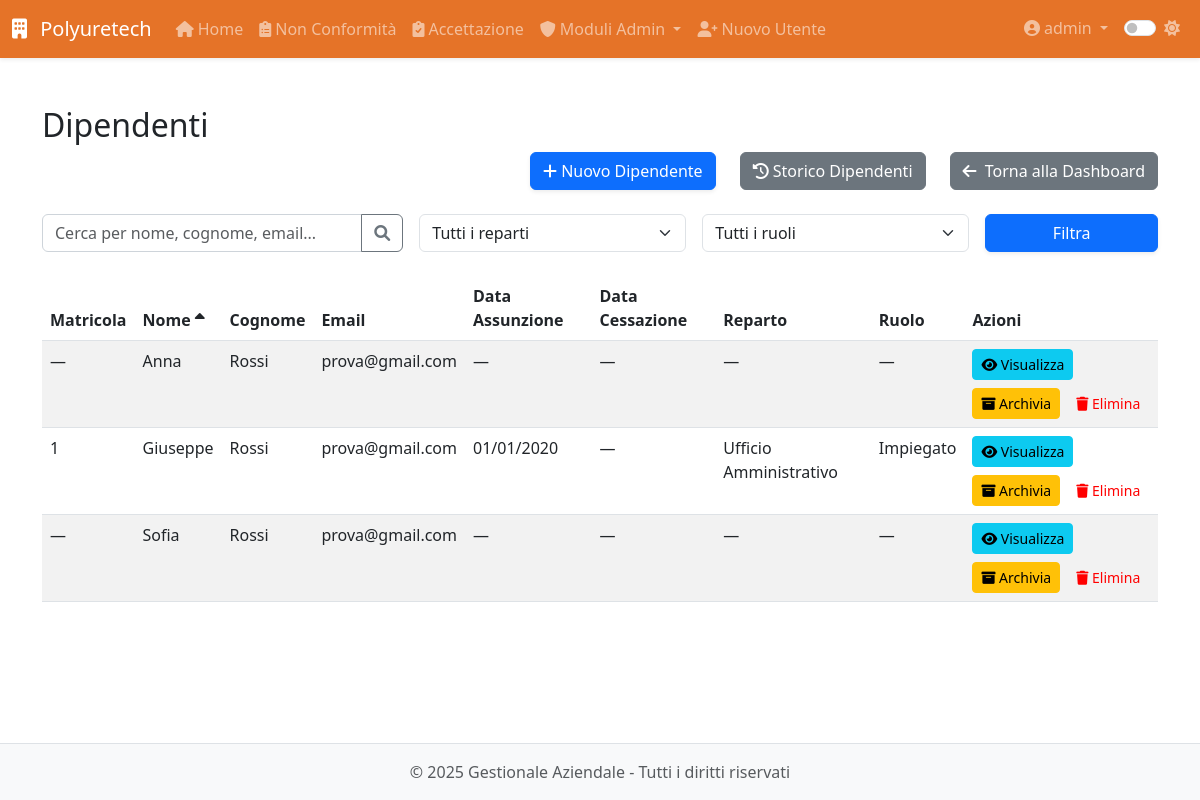
The page /modulo8/modulo8/dipendenti (signed in) on the database as committed earlier.
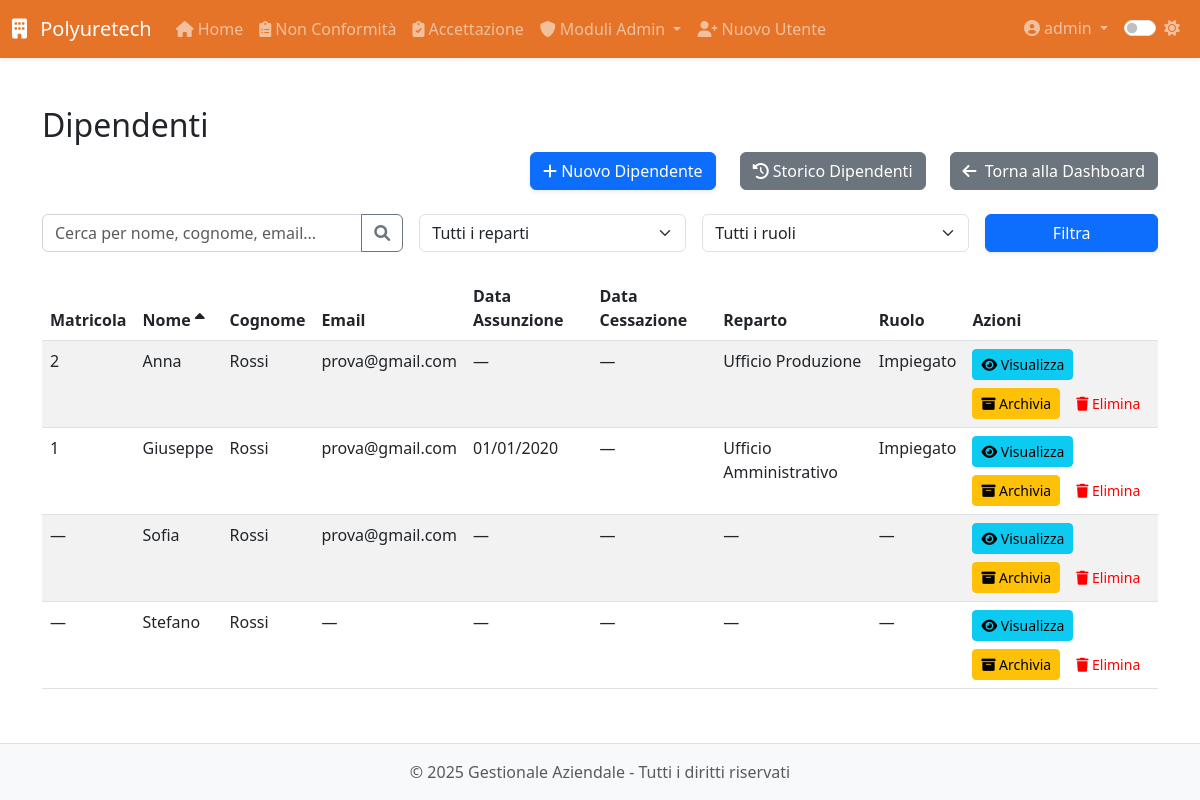
The same page on the database as committed later.
### app/models.py (models this page shows, shortened)
class User(UserMixin, db.Model):
    __tablename__ = 'users'
    id = db.Column(db.Integer, primary_key=True)
    username = db.Column(db.String(64), unique=True, nullable=False, index=True)
    email = db.Column(db.String(120), unique=True, nullable=False, index=True)
    password_hash = db.Column(db.String(128), nullable=False)
    role = db.Column(db.String(20), default='operatore')  # 'operatore' o 'admin'
    created_at = db.Column(db.DateTime, default=datetime.utcnow)
    last_login = db.Column(db.DateTime)
    is_active = db.Column(db.Boolean, default=True)
    is_admin = db.Column(db.Boolean, default=False)
    modules = db.Column(db.String(255), default='')  # Lista di moduli accessibili separati da virgola
    modulo1_entries = db.relationship('Modulo1Entry',
                               backref='author',
                               lazy='dynamic',
                               foreign_keys='Modulo1Entry.user_id')
    modulo5_entries = db.relationship('Modulo5Entry',
                               backref='author',
                               lazy='dynamic',
                               foreign_keys='Modulo5Entry.user_id')
    def is_admin(self):
        return self.role == 'admin'

class Dipendente(db.Model):
    __tablename__ = 'dipendente'
    id = db.Column(db.Integer, primary_key=True)
    nome = db.Column(db.String(100), nullable=False)
    cognome = db.Column(db.String(100), nullable=False)
    data_nascita = db.Column(db.Date, nullable=False)
    luogo_nascita = db.Column(db.String(100), nullable=False)
    provincia_nascita = db.Column(db.String(2), nullable=False)
    codice_fiscale = db.Column(db.String(16))
    email = db.Column(db.String(120))
    telefono = db.Column(db.String(20))
    matricola = db.Column(db.String(20), unique=True)
    reparto = db.Column(db.String(100))
    ruolo = db.Column(db.String(100))
    data_assunzione_somministrazione = db.Column(db.Date)
    agenzia_somministrazione = db.Column(db.String(100))
    data_assunzione_indeterminato = db.Column(db.Date)
    legge_104 = db.Column(db.Boolean, default=False)
    donatore_avis = db.Column(db.Boolean, default=False)
    indirizzo_residenza = db.Column(db.String(200))
    citta_residenza = db.Column(db.String(100))
    provincia_residenza = db.Column(db.String(2))
    cap_residenza = db.Column(db.String(5))
    data_cessazione = db.Column(db.Date)
    note = db.Column(db.Text)
    archiviato = db.Column(db.Boolean, default=False)
    created_by_id = db.Column(db.Integer, db.ForeignKey('users.id'))
    created_by = db.relationship('User', backref='dipendenti_creati')
    competenze = db.relationship('Competenza',
                               secondary='dipendente_competenza',
                               backref=db.backref('dipendenti', lazy='dynamic'))
    competenze_associate = db.relationship('DipendenteCompetenza',
                                         back_populates='dipendente',
                                         overlaps="competenze,dipendenti")
    vestiario = db.relationship('Inventory',
                              secondary='prelievi_vestiario',
                              backref='dipendenti')
    performance = db.relationship('Performance', back_populates='dipendente', cascade='all, delete-orphan')
    partecipazioni_corsi = db.relationship('PartecipazioneCorso', backref='dipendente', lazy=True)
    corsi_sicurezza = db.relationship('CorsoSicurezza', secondary='dipendente_corso_sicurezza',
                                    backref=db.backref('dipendenti', lazy=True))
    @property
    def data_cessazione_date(self):
        return self.data_cessazione.date() if self.data_cessazione else None

### app/routes/modulo8.py (the view, shortened to what this page needs)
@modulo8.route('/modulo8/dipendenti')
@login_required
@admin_required
def dipendenti():
    search = request.args.get('search', '')
    reparto = request.args.get('reparto', '')
    ruolo = request.args.get('ruolo', '')
    sort_by = request.args.get('sort_by', 'nome')  # default sort by nome
    sort_order = request.args.get('sort_order', 'asc')  # default ascending
    query = Dipendente.query.filter_by(archiviato=False)
    if reparto:
        query = query.filter(Dipendente.reparto == reparto)
    if ruolo:
        query = query.filter(Dipendente.ruolo == ruolo)
    if sort_order == 'desc':
        query = query.order_by(getattr(Dipendente, sort_by).desc())
    else:
        query = query.order_by(getattr(Dipendente, sort_by).asc())
    dipendenti = query.all()
    reparti = db.session.query(Dipendente.reparto).distinct().filter(Dipendente.reparto.isnot(None)).all()
    reparti = [r[0] for r in reparti]
    ruoli = db.session.query(Dipendente.ruolo).distinct().filter(Dipendente.ruolo.isnot(None)).all()
    ruoli = [r[0] for r in ruoli]
    now = datetime.utcnow()
    return render_template(
        'modulo8/dipendenti.html',
        dipendenti=dipendenti,
        now=now,
        reparti=reparti,
        ruoli=ruoli,
        sort_by=sort_by,
        sort_order=sort_order
    )

### app/models.py (called while the page is built)
@login_manager.user_loader
def load_user(id):
    return User.query.get(int(id))

### app/utils.py (called while the page is built)
def admin_required(f):
    @wraps(f)
    def decorated_function(*args, **kwargs):
        if not current_user.is_admin:
            abort(403)
        return f(*args, **kwargs)
    return decorated_function

### app/templates/modulo8/dipendenti.html (shortened to what this page needs)
{% extends 'base.html' %}
{% block content %}
<div class="module-view">
  <h2>Dipendenti</h2>
  <div class="d-flex justify-content-end gap-4 mb-4">
    <a href="{{ url_for('modulo8.nuovo_dipendente') }}" class="btn btn-primary">
      <i class="fas fa-plus"></i> Nuovo Dipendente
    </a>
    <a href="{{ url_for('modulo8.storico_dipendenti') }}" class="btn btn-secondary">
      <i class="fas fa-history"></i> Storico Dipendenti
    </a>
    <a href="{{ url_for('modulo8.dashboard') }}" class="btn btn-secondary">
      <i class="fas fa-arrow-left me-1"></i> Torna alla Dashboard
  </a>
  </div>
  <div class="search-container mb-4">
    <form action="{{ url_for('modulo8.dipendenti') }}" method="GET" class="row g-3">
      <div class="col-md-4">
        <div class="input-group">
          <input type="text" class="form-control" name="search" placeholder="Cerca per nome, cognome, email..." value="{{ request.args.get('search', '') }}">
          <button class="btn btn-outline-secondary" type="submit">
            <i class="fas fa-search"></i>
          </button>
        </div>
      </div>
      <div class="col-md-3">
        <select class="form-select" name="reparto">
          <option value="">Tutti i reparti</option>
        </select>
      </div>
      <div class="col-md-3">
        <select class="form-select" name="ruolo">
          <option value="">Tutti i ruoli</option>
        </select>
      </div>
      <div class="col-md-2">
        <button type="submit" class="btn btn-primary w-100">Filtra</button>
      </div>
    </form>
  </div>
  <table class="table table-striped">
    <thead>
      <tr>
        <th>
          <a href="{{ url_for('modulo8.dipendenti', sort_by='matricola', sort_order='asc' if sort_by != 'matricola' or sort_order == 'desc' else 'desc', search=search, reparto=reparto, ruolo=ruolo) }}" class="text-decoration-none text-dark">
            Matricola
          </a>
        </th>
        <th>
          <a href="{{ url_for('modulo8.dipendenti', sort_by='nome', sort_order='asc' if sort_by != 'nome' or sort_order == 'desc' else 'desc', search=search, reparto=reparto, ruolo=ruolo) }}" class="text-decoration-none text-dark">
            Nome
            {% if sort_by == 'nome' %}
              <i class="fas fa-sort-{{ 'up' if sort_order == 'asc' else 'down' }}"></i>
            {% endif %}
          </a>
        </th>
        <th>
          <a href="{{ url_for('modulo8.dipendenti', sort_by='cognome', sort_order='asc' if sort_by != 'cognome' or sort_order == 'desc' else 'desc', search=search, reparto=reparto, ruolo=ruolo) }}" class="text-decoration-none text-dark">
            Cognome
          </a>
        </th>
        <th>
          <a href="{{ url_for('modulo8.dipendenti', sort_by='email', sort_order='asc' if sort_by != 'email' or sort_order == 'desc' else 'desc', search=search, reparto=reparto, ruolo=ruolo) }}" class="text-decoration-none text-dark">
            Email
          </a>
        </th>
        <th>
          <a href="{{ url_for('modulo8.dipendenti', sort_by='data_assunzione_indeterminato', sort_order='asc' if sort_by != 'data_assunzione_indeterminato' or sort_order == 'desc' else 'desc', search=search, reparto=reparto, ruolo=ruolo) }}" class="text-decoration-none text-dark">
            Data Assunzione
          </a>
        </th>
        <th>
          <a href="{{ url_for('modulo8.dipendenti', sort_by='data_cessazione', sort_order='asc' if sort_by != 'data_cessazione' or sort_order == 'desc' else 'desc', search=search, reparto=reparto, ruolo=ruolo) }}" class="text-decoration-none text-dark">
            Data Cessazione
          </a>
        </th>
        <th>
          <a href="{{ url_for('modulo8.dipendenti', sort_by='reparto', sort_order='asc' if sort_by != 'reparto' or sort_order == 'desc' else 'desc', search=search, reparto=reparto, ruolo=ruolo) }}" class="text-decoration-none text-dark">
            Reparto
          </a>
        </th>
        <th>
          <a href="{{ url_for('modulo8.dipendenti', sort_by='ruolo', sort_order='asc' if sort_by != 'ruolo' or sort_order == 'desc' else 'desc', search=search, reparto=reparto, ruolo=ruolo) }}" class="text-decoration-none text-dark">
            Ruolo
          </a>
        </th>
        <th>Azioni</th>
      </tr>
    </thead>
    <tbody>
      {% for dip in dipendenti %}
      <tr>
        <td>{{ dip.matricola or '—' }}</td>
        <td>{{ dip.nome }}</td>
        <td>{{ dip.cognome }}</td>
        <td>{{ dip.email or '—' }}</td>
        <td>
          {% if dip.data_assunzione_indeterminato %}
            {{ dip.data_assunzione_indeterminato.strftime('%d/%m/%Y') }}
          {% elif dip.data_assunzione_somministrazione %}
            {{ dip.data_assunzione_somministrazione.strftime('%d/%m/%Y') }}
          {% else %}
            —
          {% endif %}
        </td>
        <td>{{ dip.data_cessazione_date.strftime('%d-%m-%Y') if dip.data_cessazione_date else '—' }}</td>
        <td>{{ dip.reparto or '—' }}</td>
        <td>{{ dip.ruolo or '—' }}</td>
        <td>
          <div class="d-flex gap-2 flex-wrap">
            <a href="{{ url_for('modulo8.profilo_dipendente', id=dip.id) }}" class="btn btn-sm btn-info">
              <i class="fas fa-eye"></i> Visualizza
            </a>
            <button type="button" class="btn btn-sm btn-warning" data-bs-toggle="modal" data-bs-target="#archiveModal{{ dip.id }}">
              <i class="fas fa-archive"></i> Archivia
            </button>
            <button type="button" class="btn btn-sm btn-danger" data-bs-toggle="modal" data-bs-target="#deleteModal{{ dip.id }}">
              <i class="fas fa-trash"></i> Elimina
            </button>
          </div>
        </td>
      </tr>
      {% endfor %}
    </tbody>
  </table>
</div>
{% endblock %}

### app/templates/base.html (shortened to what this page needs)
<!DOCTYPE html>
<html lang="it">
<head>
    <link href="https://cdn.jsdelivr.net/npm/bootstrap@5.3.0-alpha1/dist/css/bootstrap.min.css" rel="stylesheet">
    <link rel="stylesheet" href="https://cdnjs.cloudflare.com/ajax/libs/font-awesome/6.0.0/css/all.min.css">
    <link id="theme-style" rel="stylesheet" href="{{ url_for('static', filename='css/theme-' + theme + '.css') }}">
    <link rel="stylesheet" href="{{ url_for('static', filename='css/style.css') }}">
    <link rel="stylesheet" href="{{ url_for('static', filename='css/modulo8.css') }}">
</head>
<body>
    <header class="navbar navbar-expand-lg navbar-dark bg-primary sticky-top shadow-sm">
        <div class="container-fluid">
            <a class="navbar-brand" href="{{ url_for('dashboard.index') }}">
                <i class="fas fa-building me-2"></i> Polyuretech
            </a>
            <div class="collapse navbar-collapse" id="navbarMain">
                {% if current_user.is_authenticated %}
                <ul class="navbar-nav me-auto">
                    <li class="nav-item">
                        <a class="nav-link" href="{{ url_for('dashboard.index') }}">
                            <i class="fas fa-home me-1"></i>Home
                        </a>
                    </li>
                    <li class="nav-item">
                        <a class="nav-link" href="{{ url_for('modulo1.index') }}">
                            <i class="fas fa-clipboard-list me-1"></i>Non Conformità
                        </a>
                    </li>
                    <li class="nav-item">
                        <a class="nav-link" href="{{ url_for('modulo5.index') }}">
                            <i class="fas fa-clipboard-check me-1"></i>Accettazione
                        </a>
                    </li>
                    {% if current_user.is_admin() %}
                    <li class="nav-item dropdown">
                        <a class="nav-link dropdown-toggle" href="#" id="adminModulesDropdown" data-bs-toggle="dropdown">
                            <i class="fas fa-shield-alt me-1"></i>Moduli Admin
                        </a>
                    </li>
                    <li class="nav-item">
                        <a class="nav-link" href="{{ url_for('auth.register') }}">
                            <i class="fas fa-user-plus me-1"></i>Nuovo Utente
                        </a>
                    </li>
                    {% endif %}
                </ul>
                <ul class="navbar-nav ms-auto">
                    <li class="nav-item dropdown">
                        <a class="nav-link dropdown-toggle" href="#" id="userDropdown" data-bs-toggle="dropdown">
                            <i class="fas fa-user-circle me-1"></i>{{ current_user.username }}
                        </a>
                    </li>
                    <li class="nav-item">
                        <div class="nav-link">
                            <div class="form-check form-switch">
                                <input class="form-check-input" type="checkbox" id="darkModeToggle" {% if theme == 'dark' %}checked{% endif %}>
                                <label class="form-check-label" for="darkModeToggle">
                                    <i id="theme-icon" class="fas {% if theme == 'dark' %}fa-moon{% else %}fa-sun{% endif %}"></i>
                                </label>
                            </div>
                        </div>
                    </li>
                </ul>
                {% endif %}
            </div>
        </div>
    </header>
    <main class="container py-4">
        {% block content %}{% endblock %}
    </main>
    <footer class="footer mt-auto py-3 bg-light">
        <div class="container text-center">
            <span class="text-muted">&copy; {{ current_year }} {{ app_name }} - Tutti i diritti riservati</span>
        </div>
    </footer>
</body>
</html>

### app/static/css/theme-light.css (style rules this page uses)
:root { --primary-color: #e05a00d7; --secondary-color: #6c757d; --bg-color: #ffffff; --text-color: #212529; --border-color: #dee2e6; --hover-bg: #f8f9fa; --card-bg: #ffffff; --card-border: #e9ecef; --input-bg: #ffffff; --input-border: #ced4da; --footer-bg: #f8f9fa; --footer-text: #6c757d; --bs-primary-rgb: 0, 0, 0; --bs-success-rgb: 1, 150, 20; --bs-info-rgb: 0, 0, 255; --bs-purple-rgb: 128, 0, 128; --bs-orange-rgb: 255, 165, 0; --bs-teal-rgb: 180, 180, 180; --bs-warning-rgb: 255, 255, 0; --bs-danger-rgb: 255, 0, 0; --bs-btn-bg: #ffffff; }
body { background-color: var(--bg-color); color: var(--text-color); transition: all 0.3s ease; }
.navbar-dark { background-color: var(--primary-color) !important; }
.form-control { background-color: var(--input-bg); border-color: var(--input-border); color: var(--text-color); }
.footer { background-color: var(--footer-bg) !important; color: var(--footer-text); border-top: 1px solid var(--border-color); }
.table { color: var(--text-color); }
.table-striped tbody tr:nth-of-type(odd) { background-color: rgba(0, 0, 0, 0.05); }
.btn-danger { background-color: var(--bs-danger-rgb); color: #ff0000; border: none; }

### app/static/css/style.css (style rules this page uses)
body { display: flex; flex-direction: column; min-height: 100vh; }
main { flex: 1; }
.btn-primary { box-shadow: 0 .125rem .25rem rgba(0,0,0,.075); }

Rows that differ between the two databases and show on the page:
changed Dipendente "Anna": matricola "—" → "2"; reparto "—" → "Ufficio Produzione"; ruolo "—" → "Impiegato"
added Dipendente: matricola "—", nome "Stefano", cognome "Rossi", email "—", data_cessazione_date "—", reparto "—", ruolo "—"
